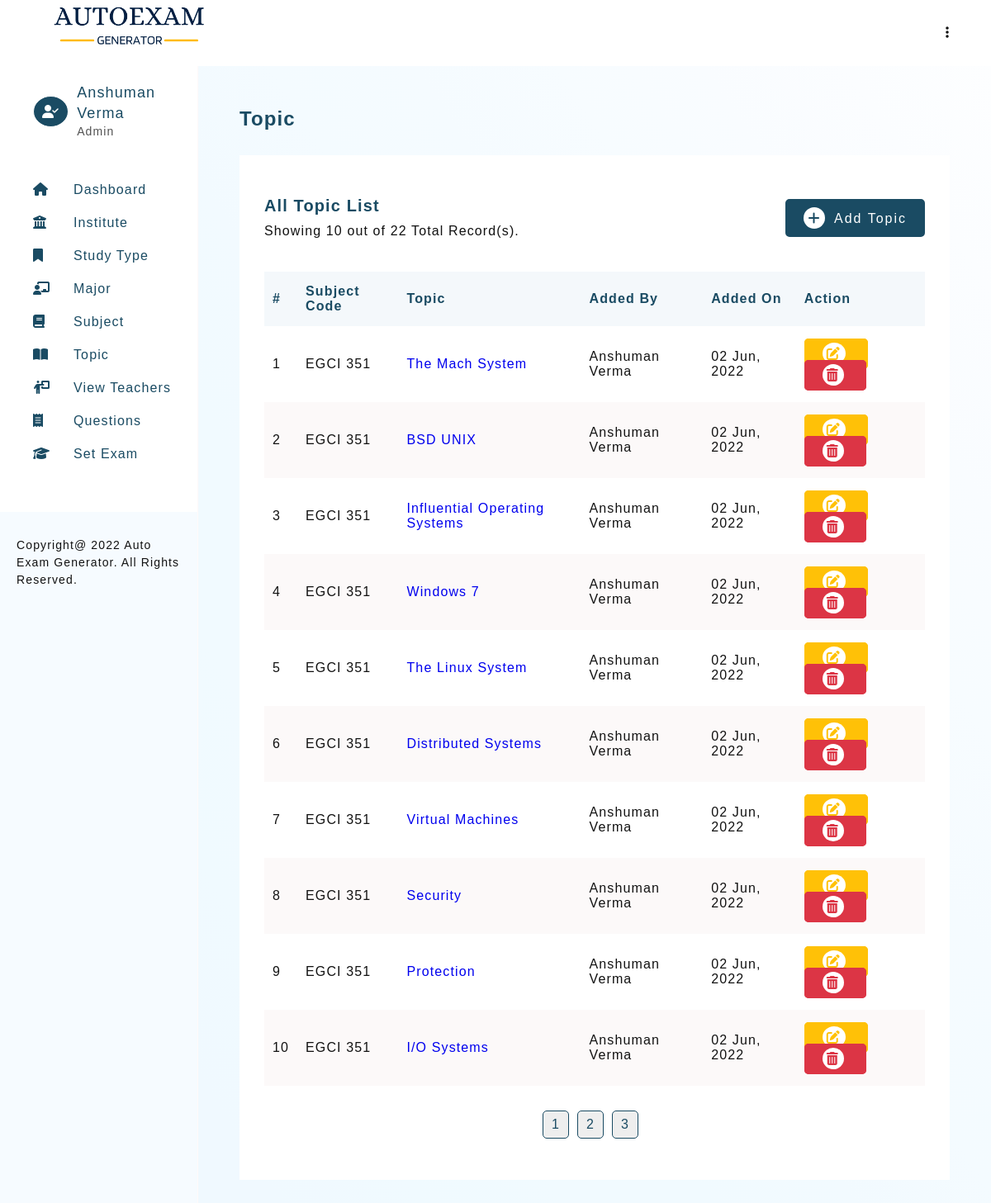
The page /topic-view.php (signed in) on the database its author committed.
### tables this page shows
CREATE TABLE `teacher_profile` (
  `teacher_id` int PRIMARY KEY AUTO_INCREMENT,
  `teacher_firstname` varchar(30) NOT NULL,
  `teacher_lastname` varchar(30) NOT NULL,
  `email` varchar(50) UNIQUE,
  `password` varchar(100) NOT NULL,
  `type` ENUM('Admin','Teacher') NOT NULL DEFAULT 'Teacher',
  `addedOn` DATETIME DEFAULT CURRENT_TIMESTAMP
);

CREATE TABLE `subject_topic` (
  `subject_topic_id` int PRIMARY KEY AUTO_INCREMENT,
  `subject_topic_name` text NOT NULL,
  `subject_id` int,
  `topicAddedBy` int,
   `topicAddedOn` DATETIME DEFAULT CURRENT_TIMESTAMP,
  FOREIGN KEY (`topicAddedBy`) REFERENCES `teacher_profile`(`teacher_id`) ON UPDATE CASCADE ON DELETE SET NULL,
  FOREIGN KEY (`subject_id`) REFERENCES `subject_details`(`subject_id`) ON UPDATE CASCADE ON DELETE SET NULL
);

CREATE TABLE `subject_details` (
  `subject_id` int PRIMARY KEY AUTO_INCREMENT,
  `subject_code` varchar(30) NOT NULL,
  `subject_name` TEXT NOT NULL,
  `major_id` int,
  `subjectAddedBy` int,
  `subjectAddedOn` DATETIME DEFAULT CURRENT_TIMESTAMP,
  FOREIGN KEY (`subjectAddedBy`) REFERENCES `teacher_profile`(`teacher_id`) ON UPDATE CASCADE ON DELETE SET NULL,
  FOREIGN KEY (`major_id`) REFERENCES `major`(`major_id`) ON UPDATE CASCADE ON DELETE SET NULL
);

### includes/config.php (called while the page is built, shortened)
<?php
    $sitename = "Auto Exam Generator";

### topic-view.php (the view, shortened to what this page needs)
<?php
    require_once './templates/header.php';
    if(isset($_SESSION['user']))
    {
        $limit = 10;
        if(isset($_GET['page']))
        {
            $page = $_GET['page'];
        }
        else
        {
            $page  = 1;
        }
        $start = ($page * $limit) - $limit;
        $serialNo = $start + 1;
        $countSubjectTopicQ = mysqli_query($connection, "SELECT count(`subject_topic_id`) as total FROM `subject_topic`");
        $countSubjectTopicR = mysqli_fetch_assoc($countSubjectTopicQ);
        $noOfSubjectTopic = $countSubjectTopicR['total'];
        $topicQuery = mysqli_query($connection,
            "SELECT * FROM `subject_topic`
            LEFT JOIN `teacher_profile` ON `teacher_profile`.`teacher_id` = `subject_topic`.`topicAddedBy`
            LEFT JOIN `subject_details` ON `subject_details`.`subject_id` = `subject_topic`.`subject_id`
            ORDER BY `subject_topic`.`topicAddedOn` DESC
            LIMIT $start, $limit
        ");
        $totalPages = ceil($noOfSubjectTopic / $limit);
    }
?>
<section>
    <h3 class="heading">Topic</h3>
    <div class="card">
        <div class="card-heading">
            <div>
                <h4 class="sub-heading">All Topic List</h4>
                <p class="desc">Showing <?php echo mysqli_num_rows($topicQuery); ?> out of <?= $noOfSubjectTopic;?> Total Record(s).</p>
            </div>
            <?php
                if($_SESSION['userType'] == 'Admin')
                {
            ?>
                <a href="topic-1.php" class="btn btn-green"><i class="fa-solid fa-plus"></i> Add Topic</a>
            <?php
                }
            ?>
        </div>
        <div class="table-responsive">
            <table class="table">
                <thead>
                    <tr>
                        <th>#</th>
                        <th>Subject Code</th>
                        <th>Topic</th>
                        <th>Added By</th>
                        <th>Added On</th>
                        <?php
                            if($_SESSION['userType'] == 'Admin')
                            {
                        ?>
                                <th>Action</th>
                        <?php
                            }
                        ?>
                    </tr>
                </thead>
                <tbody>
                    <?php
                        if(mysqli_num_rows($topicQuery) > 0)
                        {
                            while ($topic = mysqli_fetch_assoc($topicQuery))
                            {
                                echo "
                                    <tr>
                                        <td>$serialNo</td>
                                        <td>$topic[subject_code]</td>
                                        <td><a href=\"topic-detail.php?topic=$topic[subject_topic_id]\">$topic[subject_topic_name]</a></td>
                                        <td>$topic[teacher_firstname] $topic[teacher_lastname]</td>
                                        <td>".date("d M, Y", strtotime($topic['topicAddedOn']))."</td>
                                        <td>";
                                    if($topic['topicAddedBy'] == $_SESSION['userId']){
                                        echo  "<a href=\"topic-2.php?edit=$topic[subject_topic_id]\" class=\"btn btn-edit\"><i class=\"fa-solid fa-pen-to-square\"></i></a>
                                            <a href=\"delete.php?delete_topic=$topic[subject_topic_id]\"  class=\"btn btn-delete\"><i class=\"fa-solid fa-trash-can\"></i></a>";
                                    }
                                echo    "</td>
                                    </tr>
                                ";
                                $serialNo++;
                            }
                        }
                        else
                        {
                            echo "<tr><td colspan=\"7\">No Record Found</td></tr>";
                        }
                    ?>
                </tbody>
            </table>
        </div>
        <?php
            if($noOfSubjectTopic > $limit)
            {
                echo "<ul class=\"pagination\">";
                    for ($i=1; $i <= $totalPages; $i++)
                    {
                        echo "<li><a href=\"topic-view.php?page=$i\" class=\"btn-pagination\">".$i."</a></li>";
                    }
                echo "</ul>";
            }
        ?>
    </div>
</section>
<?php
    require_once './templates/footer.php';
?>

### templates/header.php (shortened to what this page needs)
<?php
    require './includes/config.php';
    require_once './includes/connection.php';
    if(isset($_SESSION['user']))
    {
        $userQuery = mysqli_query($connection, "SELECT * FROM teacher_profile WHERE email = '$_SESSION[user]'");
        $userRow = mysqli_fetch_assoc($userQuery);
    }
?>
<!DOCTYPE html>
<html lang="en">
<head>
    <link rel="stylesheet" href="./assets/css/main.css">
    <link rel="stylesheet" href="./assets/css/style.css">
    <link rel="stylesheet" href="https://cdnjs.cloudflare.com/ajax/libs/font-awesome/6.1.1/css/all.min.css">
</head>
<body>
    <header class="admin-header">
        <h1 class="title">
            <img src="./assets/images/logo.png" alt="Auto Exam Generator" height="60px">
        </h1>
        <div>
            <ul>
                <li class="dropmenu">
                    <a href="#"><i class="fa-solid fa-ellipsis-vertical"></i></a>
                </li>
            </ul>
        </div>
    </header>
    <aside id="asideMenu">
        <div class="profile-header" id="profile-header2">
            <?php
                if($_SESSION['userType'] == 'Admin')
                {
                    echo "<i class=\"fa-solid fa-user-check\"></i>";
                }
                else
                {
                    echo "<i class=\"fa-solid fa-user\"></i>";
                }
            ?>
            <div>
                <h2>
                    <?=
                        $userRow['teacher_firstname'] ." ". $userRow['teacher_lastname']
                    ?>
                </h2>
                <p> <?=  $_SESSION['userType']; ?> </p>
            </div>
        </div>
        <section id="nav-header">
            <nav>
                <ul class="navbar">
                    <li><a href="dashboard.php"><i class="fa-solid fa-house"></i><span>Dashboard</span></a></li>
                            <li><a href="institute-view.php"><i class="fa-solid fa-building-columns"></i><span>Institute</span></a></li>
                            <li><a href="studyType-view.php"><i class="fa-solid fa-bookmark"></i><span>Study Type</span></a></li>
                            <li><a href="major-view.php"><i class="fa-solid fa-chalkboard-user"></i><span>Major</span></a></li>
                            <li><a href="subject-view.php"><i class="fa-solid fa-book"></i><span>Subject</span></a></li>
                            <li><a href="topic-view.php"><i class="fa-solid fa-book-open"></i><span>Topic</span></a></li>
                    <?php
                        if($_SESSION['userType'] == 'Admin')
                        {
                    ?>
                            <li><a href="teacher-view.php"><i class="fa-solid fa-person-chalkboard"></i><span>View Teachers</span></a></li>
                    <?php
                        }
                    ?>
                    <li><a href="question-view.php"><i class="fa-solid fa-receipt"></i><span>Questions</span></a></li>
                    <li><a href="setExam-1.php"><i class="fa-solid fa-graduation-cap"></i><span>Set Exam</span></a></li>
                </ul>
            </nav>
        </section>
        <footer class="copyright">Copyright@
            <?= date("Y"); ?>
            <?= $sitename; ?>. All Rights Reserved.
        </footer>
    </aside>
    <main>

### assets/css/main.css (style rules this page uses)
* { margin: 0; padding: 0; box-sizing: border-box; }
body { font-family: 'Gill Sans', 'Gill Sans MT', Calibri, 'Trebuchet MS', sans-serif; color: #121212; letter-spacing: 0.07em; }
html { scroll-behavior: smooth; }
a { text-decoration: none; }
ul { list-style: none; }
.btn { padding: 8px 20px; border-radius: 5px; transition: all 0.2s; letter-spacing: 2px; font-size: 16px; }
.btn i { border-radius: 50%; padding: 5px; margin-right: 5px; transition: all 0.2s; }
.btn-green { background-color: #1a4b63; color: #fff; border: solid 2px #1a4b63; }
.btn-green i { background-color: #fff; color: #1a4b63; }
.btn-edit { background-color: #ffc107; color: #fff; border: solid 2px #ffc107; }
.btn-edit i { background-color: #fff; color: #ffc107; }
.btn-delete { background-color: #dc3545; color: #fff; border: solid 2px #dc3545; }
.btn-delete i { background-color: #fff; color: #dc3545; }

### assets/css/style.css (style rules this page uses)
:root { --primary-color: #1a4b63; }
body { color: #121212; }
.admin-header { padding: 0 50px; background-color: #fff; display: flex; justify-content: space-between; width: 100%; z-index: 12; height: 10vh; line-height: 10vh; position: fixed; top: 0; left: 0; }
.admin-header .dropmenu { position: relative; text-align: right; }
.admin-header .dropmenu a { color: #121212; }
aside { width: 50%; background-color: #fff; height: 100%; overflow: auto; position: fixed; display: flex; flex-direction: column; justify-content: space-between; border-right: solid 1px rgb(255, 249, 249); display: none; background-color: #f6fbff; }
aside > #nav-header { padding: 20px 20px 50px 40px; display: grid; grid-template-columns: 1fr; row-gap: 20px; align-content: start; background-color: #fff; }
h1.title { color: var(--primary-color); font-size: 18px; }
.profile-header { display: flex; justify-content: flex-start; align-items: center; line-height: 1.4; padding: 20px 20px 20px 40px; background-color: #fff; }
.profile-header > i { border-radius: 50%; color: #fff; border: solid 1px; padding: 10px; background-color: var(--primary-color); margin-right: 10px; }
.profile-header > div > h2 { color: var(--primary-color); font-size: 18px; font-weight: normal; }
.profile-header > div > p { color: #515151; font-size: 14px; }
aside > #nav-header > nav > ul { line-height: 2.5; }
aside > #nav-header > nav > ul > li > a { color: var(--primary-color); font-size: 16px; display: block; }
aside > #nav-header > nav > ul > li > a > i { display: inline-block; width: 30px; }
aside > #nav-header > nav > ul > li > a > span { margin-left: 19px; }
aside > footer { background-color: #f6fbff; padding: 30px 20px 30px; line-height: 1.5; font-size: 14px; }
main { background-image: linear-gradient(to right top, #f0f9ff, #f0f9ff, #f0faff, #f1faff, #f1faff, #f2faff, #f4fbff, #f5fbff, #f7fcff, #f9fcff, #fbfdff, #fdfeff); min-height: 100vh; padding: 50px 50px; margin-top: 10vh; }
main > section { margin-bottom: 100px; }
.heading { color: var(--primary-color); margin-bottom: 30px; font-size: 24px; font-weight: 600; }
.sub-heading { color: var(--primary-color); margin-bottom: 10px; font-size: 20px; font-weight: 600; }
.card { background-color: #fff; padding: 50px 30px; }
.card-heading { display: flex; justify-content: space-between; align-items: center; margin-bottom: 30px; flex-direction: column; }
.table-responsive { overflow: auto; }
.table { width: 100%; border-collapse: collapse; margin-top: 10px; }
.table > thead { text-align: left; background-color: #f4f8fb; color: var(--primary-color); }
.table > thead > tr > th { padding: 15px 10px; }
.table > tbody > tr > td { padding: 20px 10px; }
.table > tbody > tr:nth-child(even) { background-color: rgb(252, 249, 249); }
.pagination { margin-top: 30px; display: flex; justify-content: center; }
.btn-pagination { padding: 7px 10px; border-radius: 5px; background-color: #eee; color: var(--primary-color); margin-right: 10px; border: solid 1px var(--primary-color); transition: all 0.5s; display: inline-block; }
@media (min-width: 992px) { aside { display: block; width: 20%; } }
@media (min-width: 992px) { main { margin-left: 20%; width: 80%; } }
@media (min-width: 992px) { .card-heading { flex-direction: row; } }

### rows shown on the page
teacher_profile: teacher_firstname "Anshuman", teacher_lastname "Verma"
subject_topic: subject.subject_code "EGCI 351", subject_topic_name "The Mach System", topicAddedBy.teacher_firstname "Anshuman", topicAddedBy.teacher_lastname "Verma", topicAddedOn "02 Jun, 2022"
subject_topic: subject.subject_code "EGCI 351", subject_topic_name "BSD UNIX", topicAddedBy.teacher_firstname "Anshuman", topicAddedBy.teacher_lastname "Verma", topicAddedOn "02 Jun, 2022"
subject_topic: subject.subject_code "EGCI 351", subject_topic_name "Influential Operating Systems", topicAddedBy.teacher_firstname "Anshuman", topicAddedBy.teacher_lastname "Verma", topicAddedOn "02 Jun, 2022"
subject_topic: subject.subject_code "EGCI 351", subject_topic_name "Windows 7", topicAddedBy.teacher_firstname "Anshuman", topicAddedBy.teacher_lastname "Verma", topicAddedOn "02 Jun, 2022"
subject_topic: subject.subject_code "EGCI 351", subject_topic_name "The Linux System", topicAddedBy.teacher_firstname "Anshuman", topicAddedBy.teacher_lastname "Verma", topicAddedOn "02 Jun, 2022"
subject_topic: subject.subject_code "EGCI 351", subject_topic_name "Distributed Systems", topicAddedBy.teacher_firstname "Anshuman", topicAddedBy.teacher_lastname "Verma", topicAddedOn "02 Jun, 2022"
subject_topic: subject.subject_code "EGCI 351", subject_topic_name "Virtual Machines", topicAddedBy.teacher_firstname "Anshuman", topicAddedBy.teacher_lastname "Verma", topicAddedOn "02 Jun, 2022"
subject_topic: subject.subject_code "EGCI 351", subject_topic_name "Security", topicAddedBy.teacher_firstname "Anshuman", topicAddedBy.teacher_lastname "Verma", topicAddedOn "02 Jun, 2022"
subject_topic: subject.subject_code "EGCI 351", subject_topic_name "Protection", topicAddedBy.teacher_firstname "Anshuman", topicAddedBy.teacher_lastname "Verma", topicAddedOn "02 Jun, 2022"
subject_topic: subject.subject_code "EGCI 351", subject_topic_name "I/O Systems", topicAddedBy.teacher_firstname "Anshuman", topicAddedBy.teacher_lastname "Verma", topicAddedOn "02 Jun, 2022"

### other values the page prints
$_SESSION['userType'] "Admin"
$sitename "Auto Exam Generator"
mysqli_num_rows($topicQuery) "10"
$noOfSubjectTopic "22"
